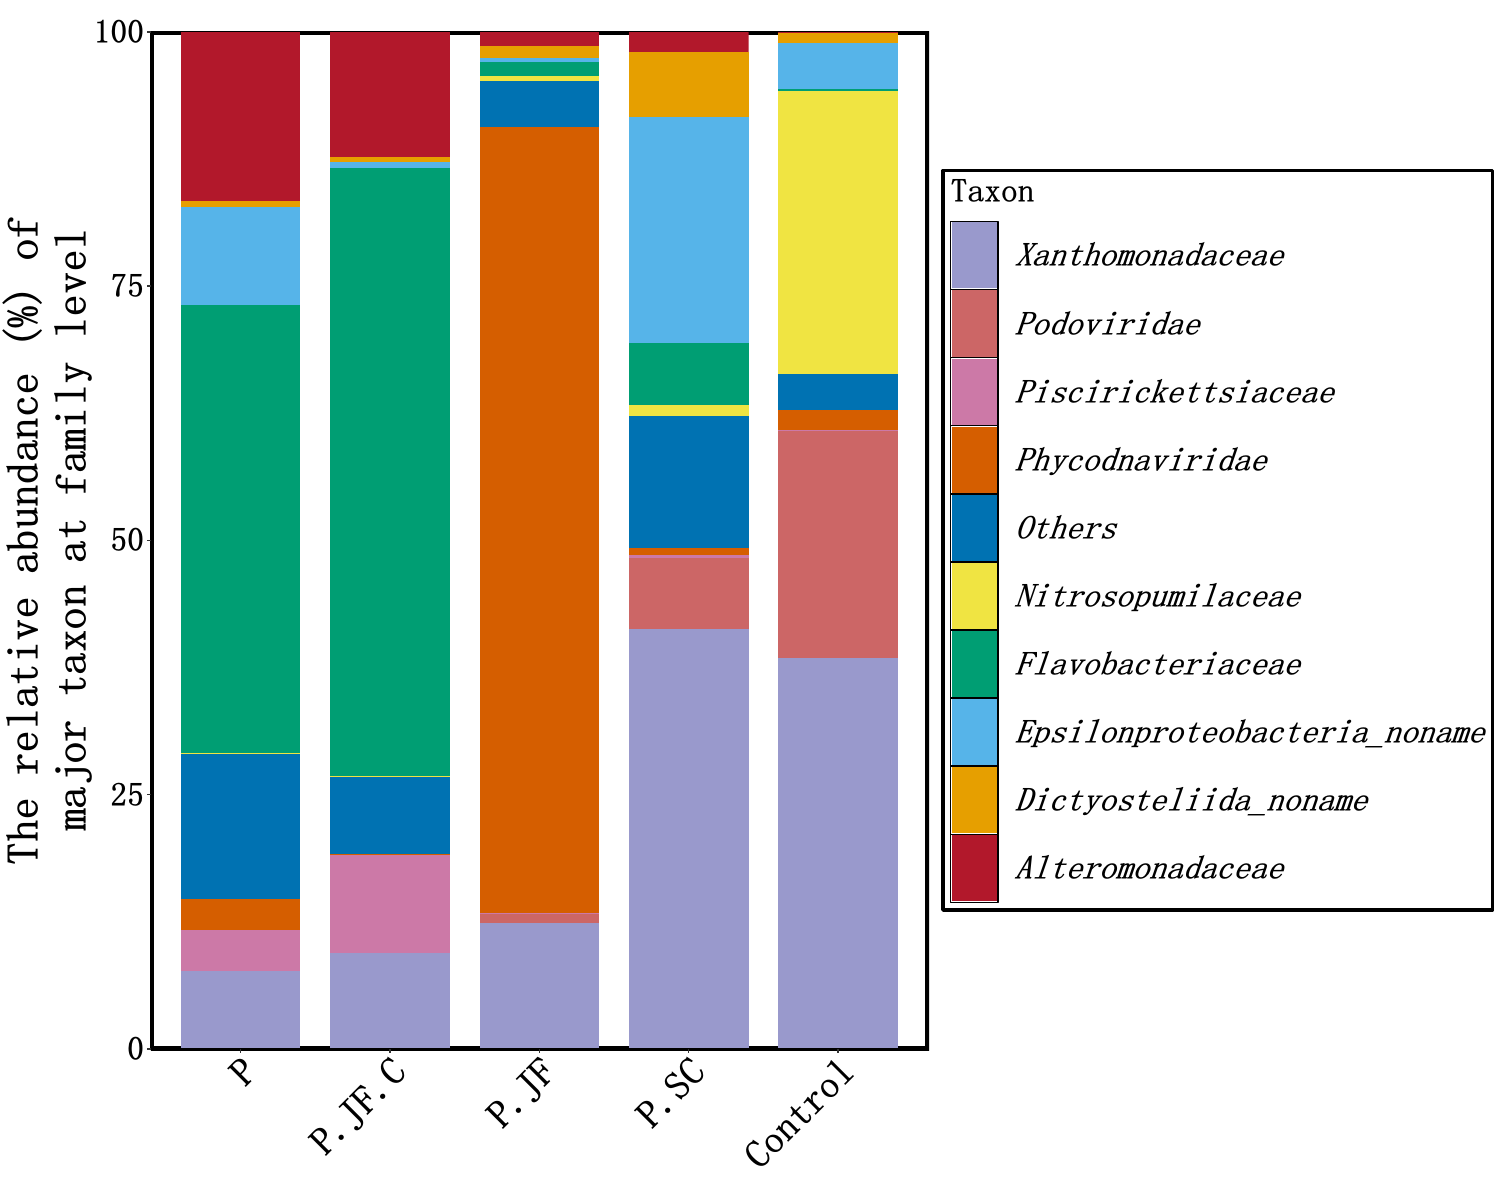

This chart was generated by the following R code:
Palette <- c("#B2182B","#E69F00","#56B4E9","#009E73","#F0E442","#0072B2","#D55E00","#CC79A7","#CC6666","#9999CC","#66CC99","#99999","#ADD1E5")
taxon <- read.table("family.txt",header = T,sep = "\t")

library(reshape2)
taxon <- melt(taxon)
colnames(taxon) <- c("Taxon","variable","value")
library(ggplot2)
windowsFonts(myFont1 = windowsFont("Times New Roman"))

p <- ggplot(data = taxon,aes(x = variable, y = value, fill = Taxon))
p1 <- p + geom_bar(stat = "identity",width = 0.8)+ xlab(label = "")+labs(title ="")
p2 <- p1 + ylab(label = "The relative abundance (%) of\n major taxon at family level") 
p3 <- p2 + scale_fill_manual(values = Palette) +theme_bw()+ 
  theme(panel.grid=element_blank())
p4 <- p3 + theme(axis.text.x=element_text(colour="black",size=28,family = "myFont1",
                                          face = "bold",angle = 45,hjust = 1,vjust = 1)) + 
  theme(axis.text.y=element_text(colour = "black",size = 24,family = "myFont1",face = "bold")) + 
  theme(axis.line = element_line(colour = "black")) + 
  theme(axis.title.y = element_text(size = 32,family = "myFont1",face = "bold"))
p5 <- p4 + theme(legend.text = element_text(colour = "black",size = 24,family = "myFont1",face = "bold.italic")) + 
  theme(legend.title = element_text(size = 24,colour = "black",family = "myFont1",face = "bold"),
        legend.key.height=unit(1.73,"cm"),legend.key = element_rect(fill = "white",color = "black"),
        legend.key.width = unit(1.2,"cm"),
        legend.background = element_rect(fill = "white",colour = "black",size = 1.2)) +
  guides(fill = guide_legend(reverse = TRUE)) + 
  scale_y_continuous(expand = c(0,0)) + theme(panel.border = element_blank())+
  theme(panel.background = element_rect(fill='white', colour='black',size = 2))


tiff(filename="family.tif",res=600,height=5400,width=7200,type="windows",compression = "lzw")

p5
dev.off()
cairo_pdf(filename = "family.pdf",height = 12,width = 15)
p5
dev.off()